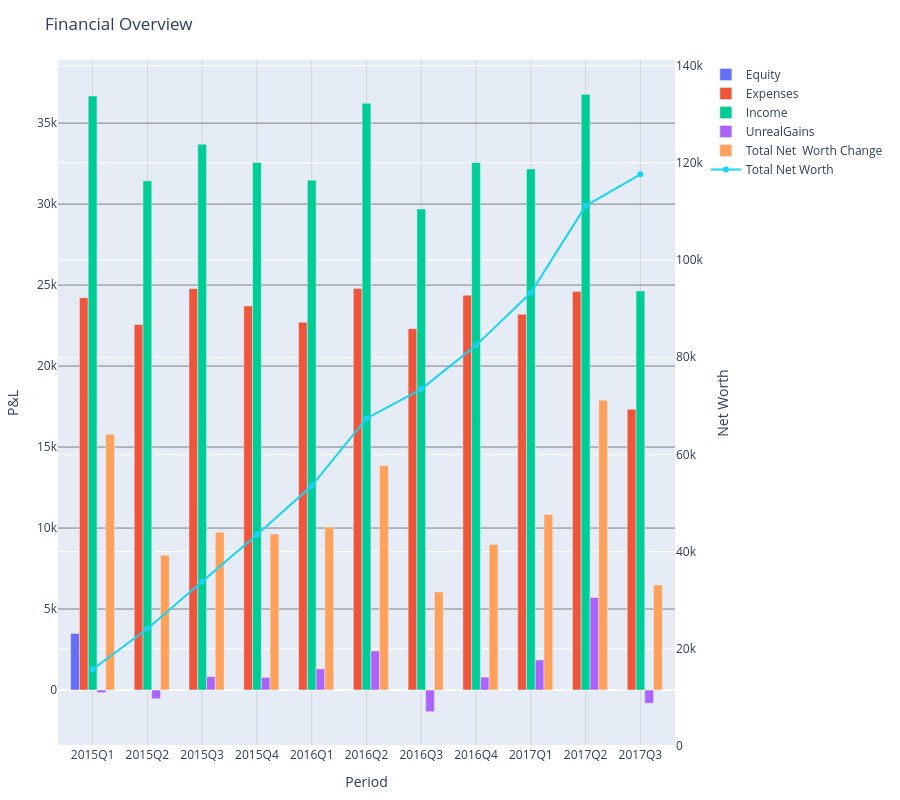

Notebook cell for this chart:
### Code cell
fin_overview_fig = get_fin_overview_fig(fin_overview_table, foc)
fin_overview_fig.show()

### Figure 1 — Plotly figure (JSON) as saved in the notebook; plotly's stock layout.template omitted (floating-point values rounded to 4 significant figures)
{"data": [{"name": "Equity", "type": "bar", "x": ["2015Q1", "2015Q2", "2015Q3", "2015Q4", "2016Q1", "2016Q2", "2016Q3", "2016Q4", "2017Q1", "2017Q2", "2017Q3"], "y": [3491.0, 0, 0, 0, 0, 0, 0, 0, 0, 0, 0], "yaxis": "y"}, {"name": "Expenses", "type": "bar", "x": ["2015Q1", "2015Q2", "2015Q3", "2015Q4", "2016Q1", "2016Q2", "2016Q3", "2016Q4", "2017Q1", "2017Q2", "2017Q3"], "y": [24220.0, 22570.0, 24780.0, 23720.0, 22710.0, 24790.0, 22310.0, 24380.0, 23200.0, 24610.0, 17330.0], "yaxis": "y"}, {"name": "Income", "type": "bar", "x": ["2015Q1", "2015Q2", "2015Q3", "2015Q4", "2016Q1", "2016Q2", "2016Q3", "2016Q4", "2017Q1", "2017Q2", "2017Q3"], "y": [36680.0, 31440.0, 33690.0, 32570.0, 31480.0, 36230.0, 29700.0, 32570.0, 32170.0, 36780.0, 24640.0], "yaxis": "y"}, {"name": "UnrealGains", "type": "bar", "x": ["2015Q1", "2015Q2", "2015Q3", "2015Q4", "2016Q1", "2016Q2", "2016Q3", "2016Q4", "2017Q1", "2017Q2", "2017Q3"], "y": [-165.5, -542.5, 822.6, 780.1, 1304.0, 2414.0, -1339.0, 795.6, 1854.0, 5717.0, -817.1], "yaxis": "y"}, {"name": "Total Net  Worth Change", "type": "bar", "x": ["2015Q1", "2015Q2", "2015Q3", "2015Q4", "2016Q1", "2016Q2", "2016Q3", "2016Q4", "2017Q1", "2017Q2", "2017Q3"], "y": [15780.0, 8328.0, 9736.0, 9635.0, 10070.0, 13850.0, 6056.0, 8989.0, 10830.0, 17890.0, 6485.0], "yaxis": "y"}, {"mode": "lines+markers", "name": "Total Net Worth", "type": "scatter", "x": ["2015Q1", "2015Q2", "2015Q3", "2015Q4", "2016Q1", "2016Q2", "2016Q3", "2016Q4", "2017Q1", "2017Q2", "2017Q3"], "y": [15780.0, 24110.0, 33850.0, 43480.0, 53550.0, 67400.0, 73460.0, 82450.0, 93280.0, 111200.0, 117600.0], "yaxis": "y2"}], "layout": {"autosize": true, "barmode": "group", "height": 800, "legend": {"x": 1.05, "y": 1}, "margin": {"b": 40, "l": 40, "r": 40, "t": 60}, "title": {"text": "Financial Overview"}, "xaxis": {"gridcolor": "lightgray", "gridwidth": 1, "showgrid": true, "title": {"text": "Period"}}, "yaxis": {"gridcolor": "gray", "gridwidth": 1, "showgrid": true, "title": {"text": "P&L"}, "zeroline": true}, "yaxis2": {"overlaying": "y", "range": [0, 141200.0], "showgrid": true, "side": "right", "title": {"text": "Net Worth"}}}}
